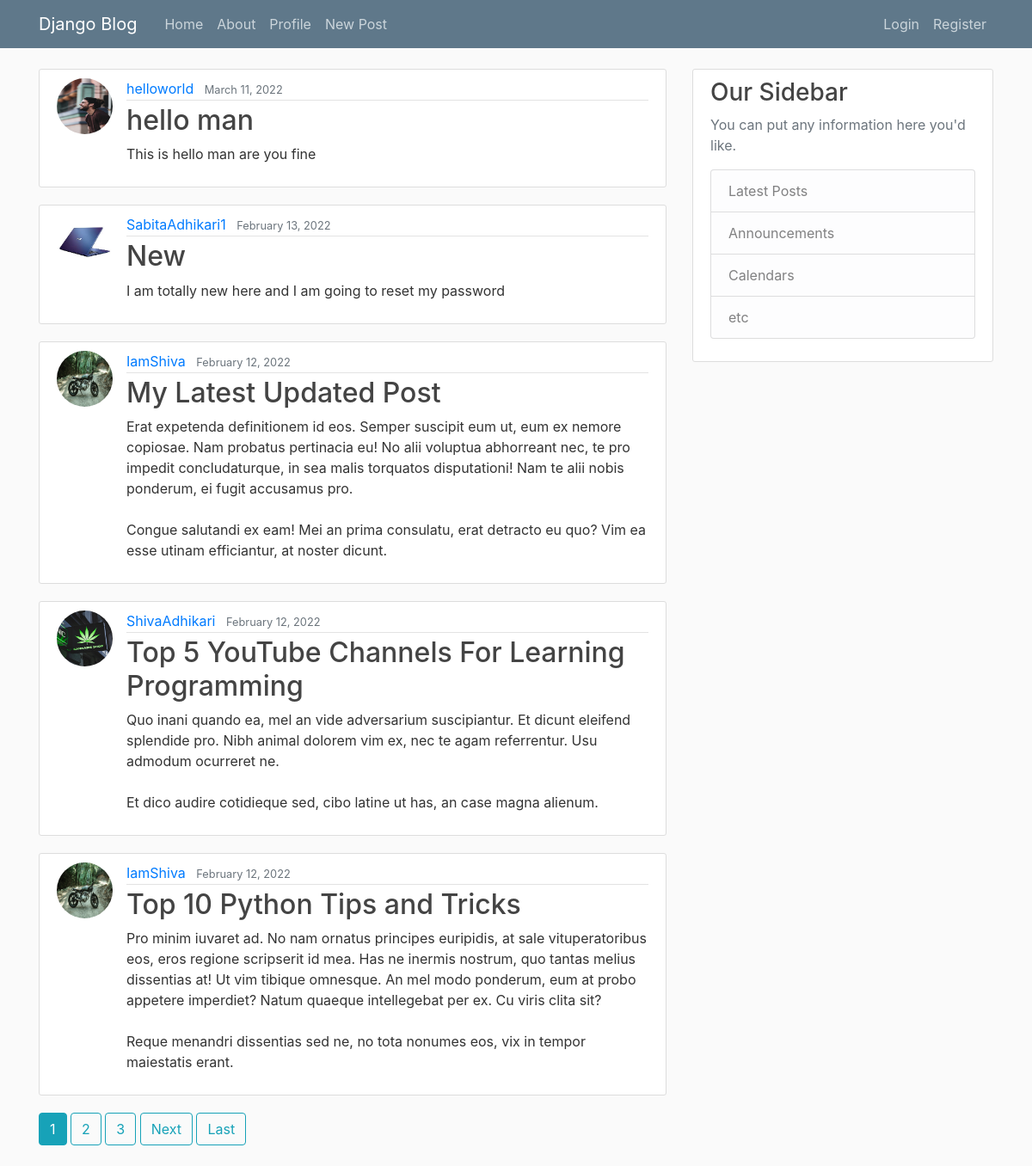
Before: / with the older database file.
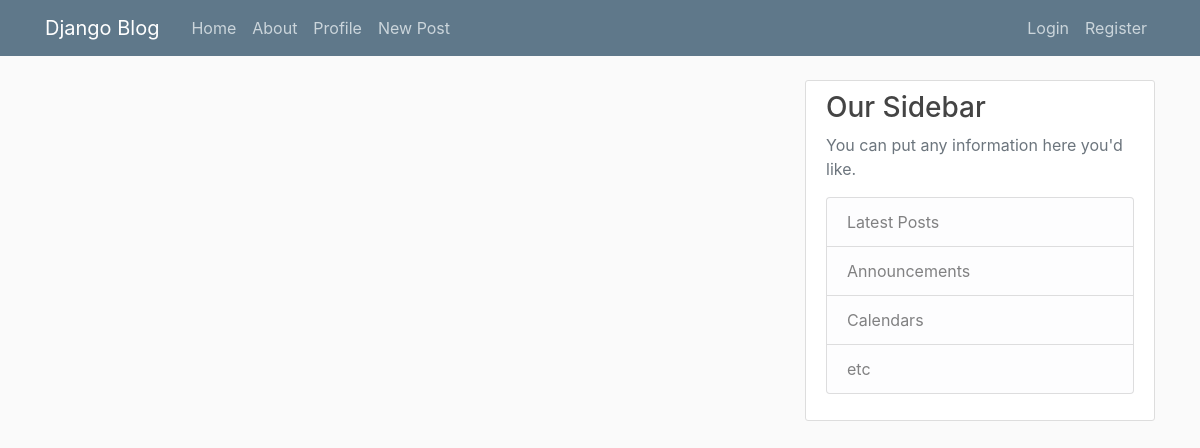
After: the same page with the newer database file.
### blog/models.py (models this page shows, shortened)
class Post(models.Model):
    title=models.CharField(max_length=100)
    content=models.TextField()
    date_posted=models.DateTimeField(default= timezone.now)
    author=models.ForeignKey(User, on_delete=models.CASCADE)

### users/models.py (models this page shows, shortened)
class Profile(models.Model):
    user=models.OneToOneField(User, on_delete=models.CASCADE)
    image=image=models.ImageField(default="man.jpg", upload_to="profile_pics")

### blog/views.py (the view)
# urls.py: path('', PostListView.as_view(), name='blog-home'),
class PostListView(ListView):
    model = Post
    template_name = 'blog/home.html'
    context_object_name = 'posts'
    ordering = ['-date_posted']
    paginate_by = 5

### blog/templates/blog/home.html (shortened to what this page needs)
{% extends "blog/base.html" %}
{% block content %}
    {% for post in posts %}
        <article class="media content-section">
        <img class="rounded-circle article-img" src="{{post.author.profile.image.url}}">
          <div class="media-body">
            <div class="article-metadata">
              <a class="mr-2" href="{% url 'user-posts' post.author.username %} ">{{ post.author }}</a>
              <small class="text-muted">{{ post.date_posted|date:"F d, Y" }}</small>
            </div>
            <h2><a class="article-title" href="{% url 'post-detail' post.id %}">{{ post.title }}</a></h2>
            <p class="article-content">{{ post.content }}</p>
          </div>
        </article>
    {% endfor %}
    {% if is_paginated %}
            {% for num in page_obj.paginator.page_range %}
              {% if page_obj.number == num %}
               <a class="btn btn-info mb-4" href="?page={{ num }}">{{ num }}</a>
               {% elif num > page_obj.number|add:'-3' and num < page_obj.number|add:'3' %}
               <a class="btn btn-outline-info mb-4" href="?page={{ num }}">{{ num }}</a>
            {% endif %}
            {% endfor %}
            {% if page_obj.has_next %}
             <a class="btn btn-outline-info mb-4" href="?page={{page_obj.next_page_number}}">Next</a>
            <a class="btn btn-outline-info mb-4" href="?page={{page_obj.paginator.num_pages}}">Last</a>
            {% endif %}
    {% endif %}
{% endblock content %}

### blog/templates/blog/base.html (shortened to what this page needs)
{% load static %}
<!DOCTYPE html>
<html>
<head>
    <link rel="stylesheet" href="https://maxcdn.bootstrapcdn.com/bootstrap/4.0.0/css/bootstrap.min.css">
    <link rel="stylesheet" type="text/css" href="{% static 'blog/main.css' %}">
</head>
<body>
    <header class="site-header">
      <nav class="navbar navbar-expand-md navbar-dark bg-steel fixed-top">
        <div class="container">
          <a class="navbar-brand mr-4" href="{% url 'blog-home' %}">Django Blog</a>
          <div class="collapse navbar-collapse" id="navbarToggle">
            <div class="navbar-nav mr-auto">
              <a class="nav-item nav-link" href="{% url 'blog-home' %}">Home</a>
              <a class="nav-item nav-link" href="{% url 'blog-about' %}">About</a>
              <a class="nav-item nav-link" href="{% url 'profile' %}">Profile</a>
              <a class="nav-item nav-link" href="{% url 'post-create' %}">New Post</a>
            </div>
            <div class="navbar-nav">
            {% if user.is_authenticated %}
              <a class="nav-item nav-link" href="{% url 'logout' %}">Logout (<span>{{user.username}}</span>)</a>
            {% else %}
              <a class="nav-item nav-link" href="{% url 'login' %}">Login</a>
              <a class="nav-item nav-link" href="{% url 'register' %}">Register</a>
            </div>
            {% endif %}
          </div>
        </div>
      </nav>
    </header>
    <main role="main" class="container">
      <div class="row">
        <div class="col-md-8">
          {% block content %}{% endblock %}
        </div>
        <div class="col-md-4">
          <div class="content-section">
            <h3>Our Sidebar</h3>
            <p class='text-muted'>You can put any information here you'd like.
              <ul class="list-group">
                <li class="list-group-item list-group-item-light">Latest Posts</li>
                <li class="list-group-item list-group-item-light">Announcements</li>
                <li class="list-group-item list-group-item-light">Calendars</li>
                <li class="list-group-item list-group-item-light">etc</li>
              </ul>
            </p>
          </div>
        </div>
      </div>
    </main>
</body>
</html>

### blog/static/blog/main.css (style rules this page uses)
body { background: #fafafa; color: #333333; margin-top: 5rem; }
h1, h2, h3, h4, h5, h6 { color: #444444; }
ul { margin: 0; }
.bg-steel { background-color: #5f788a; }
.site-header .navbar-nav .nav-link { color: #cbd5db; }
.content-section { background: #ffffff; padding: 10px 20px; border: 1px solid #dddddd; border-radius: 3px; margin-bottom: 20px; }

Changed rows visible on the page:
removed Post: author.profile.image (picture), author "helloworld", date_posted "March 11, 2022", title "hello man", content "This is hello man are you fine"
removed Post: author.profile.image (picture), author "SabitaAdhikari1", date_posted "February 13, 2022", title "New", content "I am totally new here and I am going to reset my password"
removed Post: author.profile.image (picture), author "IamShiva", date_posted "February 12, 2022", title "My Latest Updated Post", content "Erat expetenda definitionem id eos. Semper suscipit eum ut, eum ex nemore copiosae. Nam probatus pertinacia eu! No alii voluptua abhorreant nec, te pro impedit concludaturque, in sea malis torquatos disputationi! Nam te alii nobis ponderum, ei fugit accusamus pro. Congue salutandi ex eam! Mei an prima consulatu, erat detracto eu quo? Vim ea esse utinam efficiantur, at noster dicunt."
removed Post: author.profile.image (picture), author "ShivaAdhikari", date_posted "February 12, 2022", title "Top 5 YouTube Channels For Learning Programming", content "Quo inani quando ea, mel an vide adversarium suscipiantur. Et dicunt eleifend splendide pro. Nibh animal dolorem vim ex, nec te agam referrentur. Usu admodum ocurreret ne. Et dico audire cotidieque sed, cibo latine ut has, an case magna alienum."
removed Post: author.profile.image (picture), author "IamShiva", date_posted "February 12, 2022", title "Top 10 Python Tips and Tricks", content "Pro minim iuvaret ad. No nam ornatus principes euripidis, at sale vituperatoribus eos, eros regione scripserit id mea. Has ne inermis nostrum, quo tantas melius dissentias at! Ut vim tibique omnesque. An mel modo ponderum, eum at probo appetere imperdiet? Natum quaeque intellegebat per ex. Cu viris clita sit? Reque menandri dissentias sed ne, no tota nonumes eos, vix in tempor maiestatis erant."
Other visible differences:
list line gone: "1"
list line gone: "2"
list line gone: "3"
text no longer shown: "Next Last"
